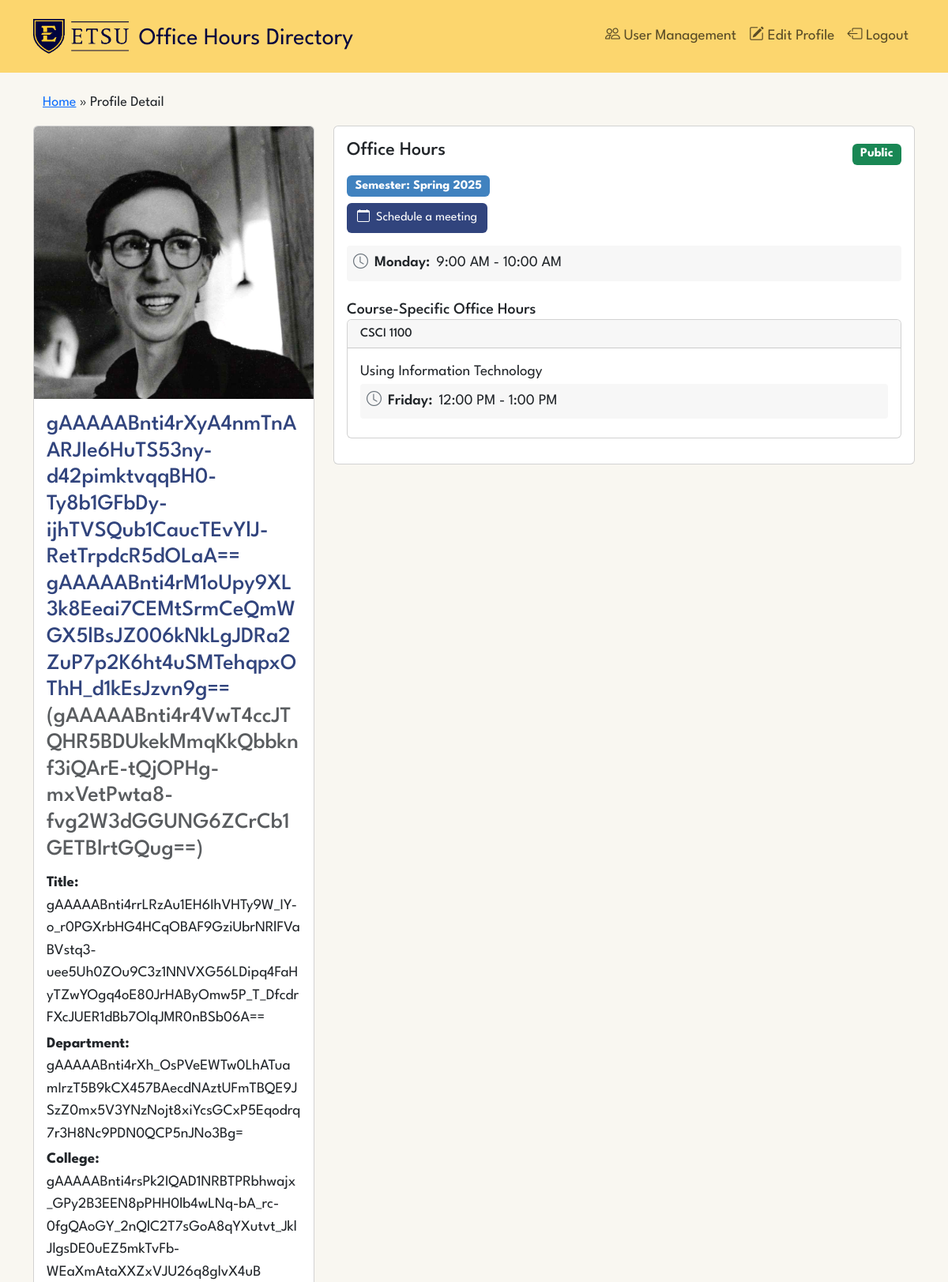
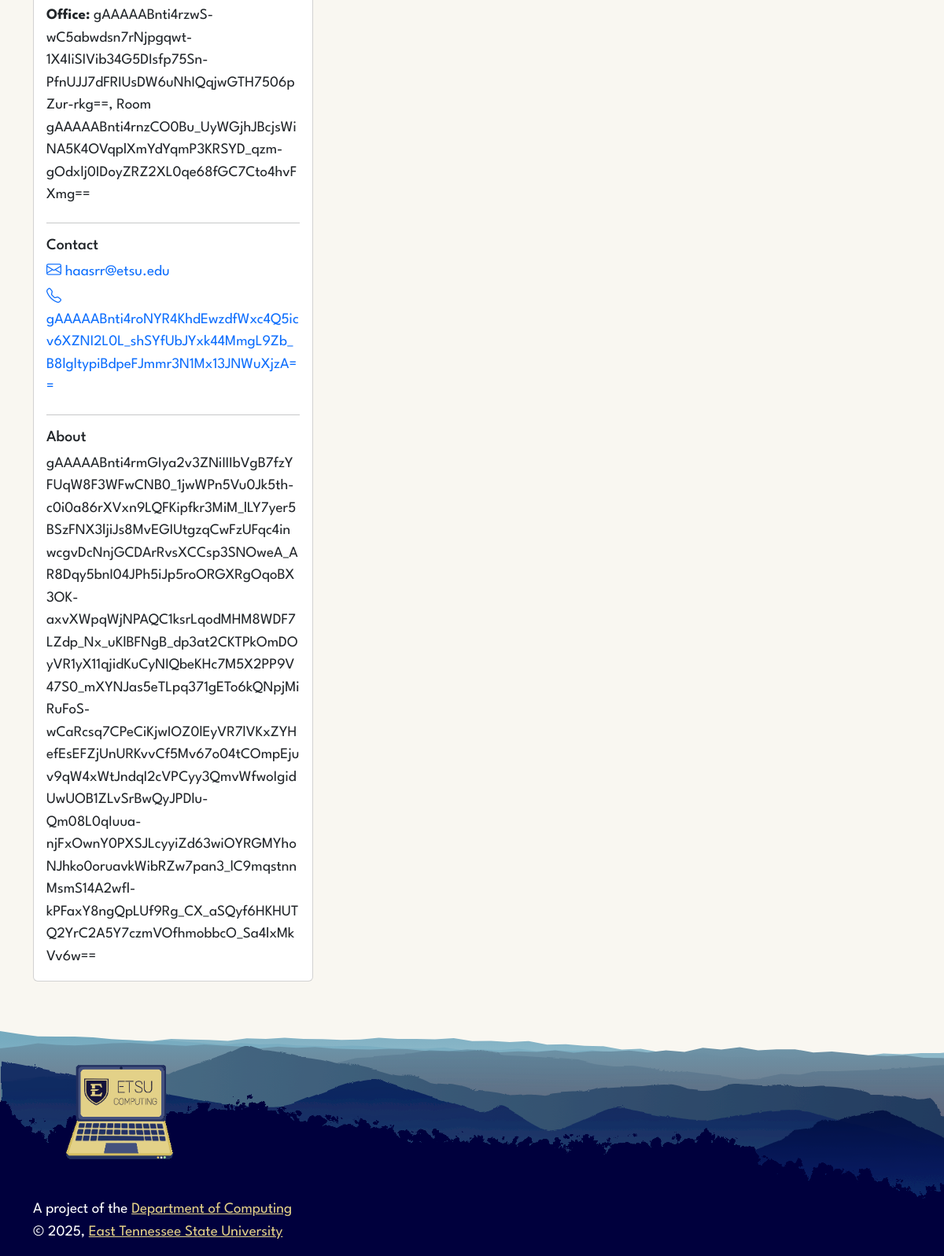
/profile/6/ (signed in), run on the app's committed database (2 pictures, top to bottom).
### profiles/models.py (models this page shows, shortened)
class UserProfile(models.Model):
    user = models.OneToOneField(settings.AUTH_USER_MODEL, on_delete=models.CASCADE)
    preferred_name = EncryptedCharField(max_length=100, blank=True)
    honorific = EncryptedCharField(max_length=50, blank=True)  # Renamed from 'title'
    pronouns = EncryptedCharField(max_length=50, blank=True)
    bio = EncryptedTextField(blank=True)
    phone = EncryptedCharField(max_length=20, blank=True)
    profile_image = models.ImageField(
        upload_to=get_profile_image_path,
        storage=OverwriteStorage(),
        blank=True
    )
    job_title = EncryptedCharField(max_length=100, blank=True)
    college = EncryptedCharField(max_length=100, blank=True)
    department = EncryptedCharField(max_length=100, blank=True)
    office_building = EncryptedCharField(max_length=100, blank=True)  # Changed from office
    office_room = EncryptedCharField(max_length=50, blank=True)  # New field

class OfficeHours(models.Model):
    user = models.OneToOneField(settings.AUTH_USER_MODEL, on_delete=models.CASCADE)
    semester = models.CharField(max_length=20, choices=get_semester_choices())
    scheduling_link = models.URLField(blank=True)
    is_public = models.BooleanField(default=True)
    time_slots = models.JSONField(default=list, blank=True, null=True)  # Make it optional
    created_at = models.DateTimeField(auto_now_add=True)
    updated_at = models.DateTimeField(auto_now=True)
    class Meta:
        verbose_name_plural = 'Office hours'

class CourseOfficeHours(models.Model):
    office_hours = models.ForeignKey(OfficeHours, on_delete=models.CASCADE)
    course_name = models.CharField(max_length=100)
    course_description = models.TextField(blank=True)
    time_slots = models.JSONField(default=list)
    class Meta:
        verbose_name_plural = 'Course office hours'

### users/models.py (models this page shows, shortened)
class EncryptedUser(AbstractUser):
    username = None
    email = models.EmailField(unique=True)
    first_name = EncryptedCharField(max_length=150)
    last_name = EncryptedCharField(max_length=150)
    USERNAME_FIELD = 'email'
    REQUIRED_FIELDS = ['first_name', 'last_name']
    objects = CustomUserManager()

### profiles/views.py (the view)
# urls.py: path('profile/<int:pk>/', views.profile_detail, name='profile_detail'),
def profile_detail(request, pk):
    profile = get_object_or_404(UserProfile, pk=pk)
    office_hours = OfficeHours.objects.filter(user=profile.user).first()
    course_hours = CourseOfficeHours.objects.filter(office_hours=office_hours) if office_hours else None
    return render(request, 'profiles/profile_detail.html', {
        'profile': profile,
        'office_hours': office_hours,
        'course_hours': course_hours,
    })

### templates/profiles/profile_detail.html (shortened to what this page needs)
{% extends '../base.html' %}
{% load form_filters %}
{% block content %}
<div class="container-fluid mb-3 fs-400" title="Breadcrumb navigation">
    <a class="text-secondary-blue" href="{% url 'profiles:home' %}">Home</a>
    » <span class="ff-sans-bolder">Profile Detail</span>
</div>
<div class="row">
    <div class="col-md-4">
        <div class="card mb-4">
            {% if profile.profile_image %}
                <img src="{{ profile.profile_image.url }}" class="card-img-top" alt="{{ profile.user.get_full_name }}">
            {% else %}
                <div class="card-img-top bg-secondary text-white d-flex align-items-center justify-content-center" style="height: 300px;">
                    <i class="bi bi-person-circle" style="font-size: 6rem;"></i>
                </div>
            {% endif %}
            <div class="card-body d-flex flex-column">
                <h3 class="card-title text-highlight-primary">
                    {% if profile.honorific %}{{ profile.honorific }} {% endif %}
                    {% if profile.preferred_name %}
                        {{ profile.preferred_name }}
                    {% else %}
                        {{ profile.user.get_full_name }}
                    {% endif %}
                    {% if profile.pronouns %}
                    <span class="text-muted">({{ profile.pronouns }})</span>
                    {% endif %}
                </h3>
                {% if profile.job_title %}
                    <p class="mt-1 mb-1"><strong>Title:</strong> {{ profile.job_title }}</p>
                {% endif %}
                {% if profile.department %}
                    <p class="mb-1"><strong>Department:</strong> {{ profile.department|remove_prepended_junk:'Department of' }}</p>
                {% endif %}
                {% if profile.college %}
                    <p class="mb-1"><strong>College:</strong> {{ profile.college|remove_prepended_junk:'college of' }}</p>
                {% endif %}
                {% if profile.office_building or profile.office_room %}
                <p class="mb-1">
                    <strong>Office:</strong>
                    {% if profile.office_building and profile.office_room %}
                        {{ profile.office_building }}, Room {{ profile.office_room }}
                    {% elif profile.office_room %}
                        Room {{ profile.office_room }}
                    {% else %}
                        {{ profile.office_building }}
                    {% endif %}
                </p>
                {% endif %}
                <hr>
                <div>
                    <h5>Contact</h5>
                    <p class="mt-2 mb-1">
                        <a href="mailto:{{ profile.user.email }}" class="text-decoration-none"title="Contact email link">
                            <i class="bi bi-envelope"></i> {{ profile.user.email }}
                        </a>
                    </p>
                    {% if profile.phone %}
                        <p class="mb-1">
                            <a href="tel:{{ profile.phone }}" class="text-decoration-none" title="Contact phone link">
                                <i class="bi bi-telephone"></i> {{ profile.phone }}
                            </a>
                        </p>
                    {% endif %}
                </div>
                {% if profile.bio %}
                    <hr>
                    <div>
                        <h5>About</h5>
                        <p class="mt-2">{{ profile.bio }}</p>
                    </div>
                {% endif %}
            </div>
        </div>
    </div>
    {% if office_hours.is_public or user.is_authenticated and user == profile.user %}
    <div class="col-md-8">
        <div class="card mb-4">
            <div class="card-body">
                <div class="d-flex justify-content-between align-items-center mb-2">
                    <h4 class="card-title d-inline">Office Hours</h4>
                    <div>
                        <span class="badge {% if office_hours.is_public %}bg-success{% else %}bg-danger{% endif %} fs-300">
                            {{ office_hours.is_public|yesno:"Public,Private" }}
                        </span>
                    </div>
                </div>
                <p class="badge bg-info fs-300 mb-2">Semester: {{ office_hours.semester }}</p>
                {% if office_hours.scheduling_link %}
                    <p>
                        <a href="{{ office_hours.scheduling_link }}" class="btn bttn-primary" target="_blank">
                            <i class="bi bi-calendar"></i>&ensp;Schedule a meeting
                        </a>
                    </p>
                {% endif %}
                {% if office_hours.time_slots %}
                    <div class="time-slots mt-3">
                        {% for slot in office_hours.time_slots %}
                            <div class="time-slot-item d-flex align-items-center mb-2">
                                <i class="bi bi-clock me-2" style="color: #6c757d;"></i>
                                <span class="me-2" style="font-weight: 600;">{{ slot.day }}:</span>
                                {% if slot.startTime and slot.endTime %}
                                    <span>
                                        {% with start_hour=slot.startTime|slice:":2"|add:"0" %}
                                        {% with start_minute=slot.startTime|slice:"3:5" %}
                                        {% with end_hour=slot.endTime|slice:":2"|add:"0" %}
                                        {% with end_minute=slot.endTime|slice:"3:5" %}
                                            {% if start_hour > 12 %}
                                                {{ start_hour|add:"-12" }}:{{ start_minute }} PM
                                            {% elif start_hour == 12 %}
                                                {{ start_hour }}:{{ start_minute }} PM
                                            {% elif start_hour == 0 %}
                                                12:{{ start_minute }} AM
                                            {% else %}
                                                {{ start_hour }}:{{ start_minute }} AM
                                            {% endif %}
                                            -
                                            {% if end_hour > 12 %}
                                                {{ end_hour|add:"-12" }}:{{ end_minute }} PM
                                            {% elif end_hour == 12 %}
                                                {{ end_hour }}:{{ end_minute }} PM
                                            {% elif end_hour == 0 %}
                                                12:{{ end_minute }} AM
                                            {% else %}
                                                {{ end_hour }}:{{ end_minute }} AM
                                            {% endif %}
                                        {% endwith %}
                                        {% endwith %}
                                        {% endwith %}
                                        {% endwith %}
                                    </span>
                                {% endif %}
                            </div>
                        {% endfor %}
                    </div>
                {% else %}
                    <p class="text-muted">No general office hours set. {% if office_hours.scheduling_link %}Please use the scheduling link above.{% else %}Please contact directly for availability.{% endif %}</p>
                {% endif %}
                {% if course_hours %}
                    <h5 class="mt-4">Course-Specific Office Hours</h5>
                    {% for course in course_hours %}
                        <div class="card mb-3">
                            <div class="card-header d-flex justify-content-between align-items-center" style="background-color: #f7f7f7;">
                                <h6 class="mb-0">{{ course.course_name }}</h6>
                            </div>
                            <div class="card-body">
                                {% if course.course_description %}
                                    <p class="card-text">{{ course.course_description }}</p>
                                {% endif %}
                                <div class="time-slots">
                                    {% if course.time_slots %}
                                        {% for slot in course.time_slots %}
                                            <div class="time-slot-item d-flex align-items-center mb-2">
                                                <i class="bi bi-clock me-2" style="color: #6c757d;"></i>
                                                <div class="me-2" style="font-weight: 600;">{{ slot.day }}:</div>
                                                {% if slot.startTime and slot.endTime %}
                                                    <span>
                                                        {% with start_hour=slot.startTime|slice:":2"|add:"0" %}
                                                        {% with start_minute=slot.startTime|slice:"3:5" %}
                                                        {% with end_hour=slot.endTime|slice:":2"|add:"0" %}
                                                        {% with end_minute=slot.endTime|slice:"3:5" %}
                                                            {% if start_hour > 12 %}
                                                                {{ start_hour|add:"-12" }}:{{ start_minute }} PM
                                                            {% elif start_hour == 12 %}
                                                                {{ start_hour }}:{{ start_minute }} PM
                                                            {% elif start_hour == 0 %}
                                                                12:{{ start_minute }} AM
                                                            {% else %}
                                                                {{ start_hour }}:{{ start_minute }} AM
                                                            {% endif %}
                                                            -
                                                            {% if end_hour > 12 %}
                                                                {{ end_hour|add:"-12" }}:{{ end_minute }} PM
                                                            {% elif end_hour == 12 %}
                                                                {{ end_hour }}:{{ end_minute }} PM
                                                            {% elif end_hour == 0 %}
                                                                12:{{ end_minute }} AM
                                                            {% else %}
                                                                {{ end_hour }}:{{ end_minute }} AM
                                                            {% endif %}
                                                        {% endwith %}
                                                        {% endwith %}
                                                        {% endwith %}
                                                        {% endwith %}
                                                    </span>
                                                {% endif %}
                                            </div>
                                        {% endfor %}
                                    {% else %}
                                        <p class="text-muted mb-0">No specific times set for this course.</p>
                                    {% endif %}
                                </div>
                            </div>
                        </div>
                    {% endfor %}
                {% endif %}
            </div>
        </div>
    </div>
    {% endif %}
</div>
{% endblock %}

### data on the page
UserProfile: profile_image (picture), honorific "gAAAAABnti4rXyA4nmTnAARJIe6HuTS53ny-d42pimktvqqBH0-Ty8b1GFbDy-ijhTVSQub1CaucTEvYlJ-RetTrpdcR5dOLaA==", preferred_name "gAAAAABnti4rM1oUpy9XL3k8Eeai7CEMtSrmCeQmWGX5lBsJZ006kNkLgJDRa2ZuP7p2K6ht4uSMTehqpxOThH_d1kEsJzvn9g==", pronouns "gAAAAABnti4r4VwT4ccJTQHR5BDUkekMmqKkQbbknf3iQArE-tQjOPHg-mxVetPwta8-fvg2W3dGGUNG6ZCrCb1GETBlrtGQug==", job_title "gAAAAABnti4rrLRzAu1EH6IhVHTy9W_IY-o_r0PGXrbHG4HCqOBAF9GziUbrNRlFVaBVstq3-uee5Uh0ZOu9C3z1NNVXG56LDipq4FaHyTZwYOgq4oE80JrHAByOmw5P_T_DfcdrFXcJUER1dBb7OlqJMR0nBSb06A==", department|remove_prepended_junk "gAAAAABnti4rXh_OsPVeEWTw0LhATuamIrzT5B9kCX457BAecdNAztUFmTBQE9JSzZ0mx5V3YNzNojt8xiYcsGCxP5Eqodrq7r3H8Nc9PDN0QCP5nJNo3Bg=", college|remove_prepended_junk "gAAAAABnti4rsPk2IQAD1NRBTPRbhwajx_GPy2B3EEN8pPHH0lb4wLNq-bA_rc-0fgQAoGY_2nQlC2T7sGoA8qYXutvt_JklJlgsDE0uEZ5mkTvFb-WEaXmAtaXXZxVJU26q8glvX4uB", office_building "gAAAAABnti4rzwS-wC5abwdsn7rNjpgqwt-1X4IiSIVib34G5DIsfp75Sn-PfnUJJ7dFRIUsDW6uNhIQqjwGTH7506pZur-rkg==", office_room "gAAAAABnti4rnzCO0Bu_UyWGjhJBcjsWiNA5K4OVqplXmYdYqmP3KRSYD_qzm-gOdxlj0IDoyZRZ2XL0qe68fGC7Cto4hvFXmg==", user.email "haasrr@etsu.edu", phone "gAAAAABnti4roNYR4KhdEwzdfWxc4Q5icv6XZNI2L0L_shSYfUbJYxk44MmgL9Zb_B8lgltypiBdpeFJmmr3N1Mx13JNWuXjzA==", bio "gAAAAABnti4rmGIya2v3ZNiIIIbVgB7fzYFUqW8F3WFwCNB0_1jwWPn5Vu0Jk5th-c0i0a86rXVxn9LQFKipfkr3MiM_lLY7yer5BSzFNX3ljiJs8MvEGIUtgzqCwFzUFqc4inwcgvDcNnjGCDArRvsXCCsp3SNOweA_AR8Dqy5bnI04JPh5iJp5roORGXRgOqoBX3OK-axvXWpqWjNPAQC1ksrLqodMHM8WDF7LZdp_Nx_uKlBFNgB_dp3at2CKTPkOmDOyVR1yX11qjidKuCyNIQbeKHc7M5X2PP9V47S0_mXYNJas5eTLpq371gETo6kQNpjMiRuFoS-wCaRcsq7CPeCiKjwIOZ0lEyVR7lVKxZYHefEsEFZjUnURKvvCf5Mv67o04tCOmpEjuv9qW4xWtJndqI2cVPCyy3QmvWfwoIgidUwUOB1ZLvSrBwQyJPDlu-Qm08L0qIuua-njFxOwnY0PXSJLcyyiZd63wiOYRGMYhoNJhko0oruavkWibRZw7pan3_lC9mqstnnMsmS14A2wfl-kPFaxY8ngQpLUf9Rg_CX_aSQyf6HKHUTQ2YrC2A5Y7czmVOfhmobbcO_Sa4lxMkVv6w=="
OfficeHours: is_public "Public", semester "Spring 2025"
CourseOfficeHours: course_name "CSCI 1100", course_description "Using Information Technology", day "Friday", time_slots "12", time_slots "00", time_slots "1", time_slots "00"

### other printed values
{{ slot.day }} "Monday"
{{ start_hour }} "9"
{{ start_minute }} "00"
{{ end_hour }} "10"
{{ end_minute }} "00"
